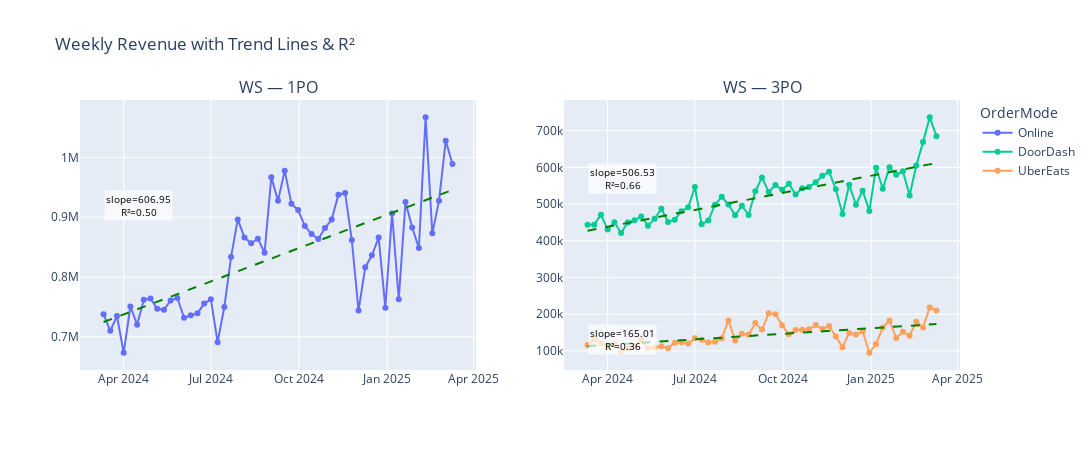

The notebook cell this image was saved under:
### Code cell
import pandas as pd
import numpy as np
import plotly.graph_objects as go
from plotly.subplots import make_subplots


weekly = (
    df_combined[df_combined['Brand']=='WS']
      .groupby(['Brand','channel','OrderMode','WeekStartDate'], as_index=False)
      ['revenue'].sum()
)

brands   = weekly['Brand'].unique().tolist()
channels = weekly['channel'].unique().tolist()
n_rows, n_cols = len(brands), len(channels)

# 2) Create subplot grid
fig = make_subplots(
    rows=n_rows,
    cols=n_cols,
    shared_xaxes=False,
    shared_yaxes=False,
    subplot_titles=[f"{b} — {c}" for b in brands for c in channels],
     vertical_spacing=0.09
)

# 3) Plot data, trendlines, legend & annotations
shown_modes = set()

for i, brand in enumerate(brands, start=1):
    for j, channel in enumerate(channels, start=1):
        cell = weekly[(weekly['Brand']==brand) & (weekly['channel']==channel)]
        if cell.empty:
            continue

        for mode in cell['OrderMode'].unique():
            sub = cell[cell['OrderMode']==mode]
            x = sub['WeekStartDate']
            y = sub['revenue']

            # only show each OrderMode once in the legend
            show_leg = mode not in shown_modes
            shown_modes.add(mode)

            # 3a) Data line
            fig.add_trace(
                go.Scatter(
                    x=x, y=y,
                    mode='lines+markers',
                    name=mode,
                    showlegend=show_leg
                ),
                row=i, col=j
            )

            # 3b) Compute trend & R²
            x_ord = x.map(pd.Timestamp.toordinal).values
            slope, intercept = np.polyfit(x_ord, y, 1)
            y_hat = slope * x_ord + intercept
            ss_res = np.sum((y - y_hat)**2)
            ss_tot = np.sum((y - np.mean(y))**2)
            r2 = 1 - ss_res/ss_tot

            # 3c) Trend‐line (green dashed)
            fig.add_trace(
                go.Scatter(
                    x=x, y=y_hat,
                    mode='lines',
                    line=dict(dash='dash', color='green'),
                    showlegend=False
                ),
                row=i, col=j
            )

            # 3d) Annotate with slope & R²
            # Calculate subplot index for xref/yref:
            sp_idx = (i-1)*n_cols + j
            xref = f"x{sp_idx}" if sp_idx>1 else "x"
            yref = f"y{sp_idx}" if sp_idx>1 else "y"

            fig.add_annotation(
                xref=xref, yref=yref,
                x=min(x), y=max(y_hat),
                text=f"slope={slope:.2f}<br>R²={r2:.2f}",
                showarrow=False,
                font=dict(size=10, color="black"),
                bgcolor="rgba(255,255,255,0.7)",
                xanchor="left", yanchor="top"
            )

# 4) Final layout tweaks
fig.update_yaxes(matches=None)
fig.update_layout(
    height=450 * n_rows,
    width=600 * n_cols,
    title="Weekly Revenue with Trend Lines & R²",
    legend_title_text="OrderMode"
)
fig.write_image("2.png")
fig.show()
